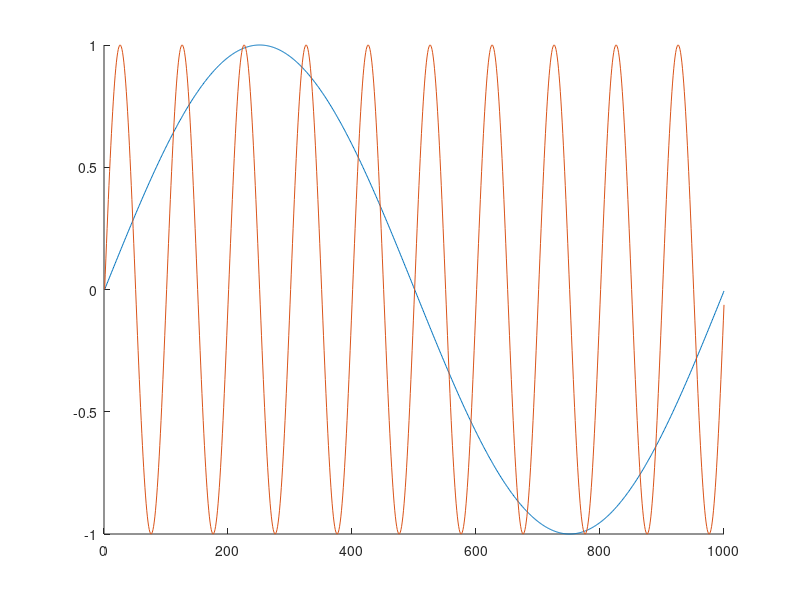

Reproduce this figure in MATLAB.
f_s = 100000;
time_window = 0:1/f_s:0.01-1/f_s;

figure
hold on
plot(sin(2*pi*100*time_window))
plot(sin(2*pi*1000*time_window))